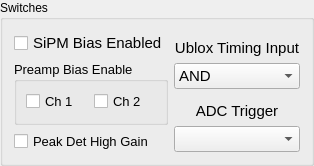
    <widget class="QGroupBox" name="groupBox_3">
     <property name="title">
      <string>Switches</string>
     </property>
     <layout class="QGridLayout" name="gridLayout_4">
      <item row="0" column="0" rowspan="2">
       <layout class="QVBoxLayout" name="verticalLayout">
        <item>
         <widget class="QCheckBox" name="biasEnCheckBox">
          <property name="font">
           <font>
            <pointsize>11</pointsize>
           </font>
          </property>
          <property name="text">
           <string>SiPM Bias Enabled</string>
          </property>
         </widget>
        </item>
        <item>
         <widget class="QGroupBox" name="groupBox_4">
          <property name="minimumSize">
           <size>
            <width>0</width>
            <height>64</height>
           </size>
          </property>
          <property name="maximumSize">
           <size>
            <width>16777215</width>
            <height>70</height>
           </size>
          </property>
          <property name="font">
           <font>
            <pointsize>10</pointsize>
           </font>
          </property>
          <property name="title">
           <string>Preamp Bias Enable</string>
          </property>
          <layout class="QGridLayout" name="gridLayout_3">
           <item row="0" column="0">
            <widget class="QCheckBox" name="preamp1EnCheckBox">
             <property name="text">
              <string>Ch 1</string>
             </property>
            </widget>
           </item>
           <item row="0" column="1">
            <widget class="QCheckBox" name="preamp2EnCheckBox">
             <property name="text">
              <string>Ch 2</string>
             </property>
            </widget>
           </item>
          </layout>
         </widget>
        </item>
        <item>
         <widget class="QCheckBox" name="hiGainCheckBox">
          <property name="font">
           <font>
            <pointsize>10</pointsize>
           </font>
          </property>
          <property name="text">
           <string>Peak Det High Gain</string>
          </property>
         </widget>
        </item>
       </layout>
      </item>
      <item row="0" column="1">
       <layout class="QVBoxLayout" name="verticalLayout_2">
        <item>
         <widget class="QLabel" name="label_17">
          <property name="font">
           <font>
            <pointsize>11</pointsize>
           </font>
          </property>
          <property name="text">
           <string>Ublox Timing Input</string>
          </property>
          <property name="alignment">
           <set>Qt::AlignBottom|Qt::AlignHCenter</set>
          </property>
         </widget>
        </item>
        <item>
         <widget class="QComboBox" name="timingSelectionComboBox">
          <property name="font">
           <font>
            <pointsize>11</pointsize>
           </font>
          </property>
          <item>
           <property name="text">
            <string>AND</string>
           </property>
          </item>
          <item>
           <property name="text">
            <string>XOR</string>
           </property>
          </item>
          <item>
           <property name="text">
            <string>Discr1</string>
           </property>
          </item>
          <item>
           <property name="text">
            <string>Discr2</string>
           </property>
          </item>
          <item>
           <property name="text">
            <string>In4</string>
           </property>
          </item>
          <item>
           <property name="text">
            <string>In5</string>
           </property>
          </item>
          <item>
           <property name="text">
            <string>In6</string>
           </property>
          </item>
          <item>
           <property name="text">
            <string>In7</string>
           </property>
          </item>
         </widget>
        </item>
       </layout>
      </item>
      <item row="1" column="1">
       <layout class="QVBoxLayout" name="verticalLayout_3">
        <item>
         <widget class="QLabel" name="label_18">
          <property name="font">
           <font>
            <pointsize>11</pointsize>
           </font>
          </property>
          <property name="text">
           <string>ADC Trigger</string>
          </property>
          <property name="alignment">
           <set>Qt::AlignBottom|Qt::AlignHCenter</set>
          </property>
         </widget>
        </item>
        <item>
         <widget class="QComboBox" name="adcTriggerSelectionComboBox">
          <property name="font">
           <font>
            <pointsize>11</pointsize>
           </font>
          </property>
         </widget>
        </item>
       </layout>
      </item>
     </layout>
    </widget>
